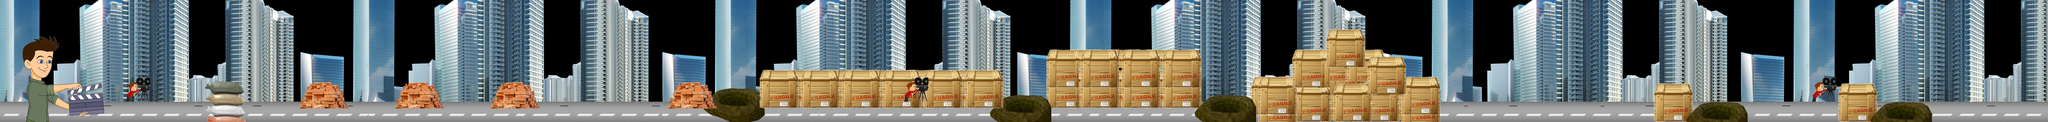

Rendered tile map (Tiled .tmx) drawn with the repository's tilesets; below, a short description and the map source with its tile grids summarised:
An orthogonal 300x18 tile map with 32x32 px tiles, 7 tile layers (Road, buildings, box3, box2, ...), 8 tilesets and 247 objects (82x coin, 45x enemy6, 41x enemy1, 23x enemy3, 17x enemy2, ...).

<map version="1.0" orientation="orthogonal" renderorder="right-down" width="300" height="18" tilewidth="32" tileheight="32" nextobjectid="470">
 <tileset firstgid="1" name="BackLand" tilewidth="32" tileheight="32" tilecount="96">
  <image source="BackLand.png" trans="ff00ff" width="1024" height="120" />
 </tileset>
 <tileset firstgid="97" name="building" tilewidth="32" tileheight="32" tilecount="1326">
  <image source="building.png" trans="ff00ff" width="1642" height="840" />
 </tileset>
 <tileset firstgid="1423" name="student" tilewidth="32" tileheight="32" tilecount="221">
  <image source="student.png" trans="ff00ff" width="550" height="445" />
  <terraintypes>
   <terrain name="New Terrain" tile="-1" />
  </terraintypes>
  <tile id="0" terrain=",,0,0" />
  <tile id="1" terrain=",,0,0" />
  <tile id="2" terrain="0,0,0," />
  <tile id="3" terrain="0,0,," />
  <tile id="4" terrain="0,0,," />
  <tile id="94" terrain=",,,0" />
  <tile id="95" terrain=",,0," />
  <tile id="111" terrain="0,0,0," />
  <tile id="112" terrain="0,,0," />
  <tile id="116" terrain=",0,0,0" />
  <tile id="117" terrain="0,,," />
  <tile id="119" terrain=",,0," />
  <tile id="127" terrain=",0,,0" />
  <tile id="128" terrain="0,0,0,0" />
  <tile id="129" terrain="0,0,0,0" />
  <tile id="130" terrain="0,,0,0" />
  <tile id="131" terrain="0,0,0,0" />
  <tile id="132" terrain=",0,0,0" />
  <tile id="133" terrain="0,,0,0" />
  <tile id="136" terrain=",0,," />
  <tile id="137" terrain=",,,0" />
  <tile id="144" terrain=",0,,0" />
  <tile id="145" terrain="0,0,0,0" />
  <tile id="146" terrain="0,0,0,0" />
  <tile id="147" terrain="0,0,0,0" />
  <tile id="148" terrain="0,0,0,0" />
  <tile id="149" terrain="0,0,0,0" />
  <tile id="150" terrain="0,0,0," />
  <tile id="161" terrain=",0,,0" />
  <tile id="162" terrain="0,0,0,0" />
  <tile id="163" terrain="0,0,0,0" />
  <tile id="164" terrain="0,0,0,0" />
  <tile id="165" terrain="0,0,0,0" />
  <tile id="166" terrain="0,0,0,0" />
  <tile id="178" terrain=",0,,0" />
  <tile id="179" terrain="0,0,0,0" />
  <tile id="180" terrain="0,0,0,0" />
  <tile id="181" terrain="0,0,0,0" />
  <tile id="182" terrain="0,0,0," />
  <tile id="183" terrain="0,0,0,0" />
  <tile id="184" terrain="0,0,,0" />
  <tile id="195" terrain=",0,,0" />
  <tile id="196" terrain="0,0,0,0" />
  <tile id="197" terrain="0,0,0,0" />
  <tile id="198" terrain=",,0,0" />
  <tile id="199" terrain="0,0,0,0" />
  <tile id="200" terrain="0,0,0,0" />
  <tile id="201" terrain="0,0,0," />
  <tile id="212" terrain=",0,,0" />
  <tile id="213" terrain="0,0,0,0" />
  <tile id="214" terrain="0,0,," />
  <tile id="215" terrain="0,0,," />
  <tile id="216" terrain="0,0,," />
  <tile id="217" terrain="0,0,," />
 </tileset>
 <tileset firstgid="1644" name="shoot" tilewidth="32" tileheight="32" tilecount="16">
  <image source="shoot.png" trans="ff00ff" width="150" height="150" />
 </tileset>
 <tileset firstgid="1660" name="sandbag" tilewidth="32" tileheight="32" tilecount="36">
  <image source="sandbag.png" trans="ff00ff" width="200" height="221" />
 </tileset>
 <tileset firstgid="1696" name="inyatslider-bricks" tilewidth="32" tileheight="32" tilecount="48">
  <image source="inyatslider-bricks.png" trans="ff00ff" width="400" height="159" />
 </tileset>
 <tileset firstgid="1744" name="box" tilewidth="32" tileheight="32" tilecount="36">
  <image source="box.png" trans="ff00ff" width="200" height="200" />
 </tileset>
 <tileset firstgid="1780" name="Pawya_hole" tilewidth="32" tileheight="32" tilecount="45">
  <image source="Pawya_hole.png" trans="ff00ff" width="300" height="168" />
 </tileset>
 <layer name="Road" width="300" height="18">
  <data>[5400 cells, 900 non-empty, 66 distinct tile ids]</data>
 </layer>
 <layer name="buildings" width="300" height="18">
  <data>[5400 cells, 4380 non-empty, 765 distinct tile ids]</data>
 </layer>
 <objectgroup name="fixed">
  <object id="436" x="4" y="-8" width="484" height="524" />
  <object id="439" x="968" y="388" width="170" height="146" />
  <object id="440" x="1416" y="400" width="204" height="174" />
  <object id="441" x="1854" y="410" width="204" height="164" />
  <object id="442" x="2315.33" y="392.667" width="200" height="180" />
  <object id="443" x="3138" y="410" width="198" height="142" />
  <object id="444" x="3562" y="351.42" width="1132" height="232.58" />
  <object id="446" x="4914.67" y="264.667" width="706" height="268.667" />
  <object id="447" x="5906" y="384" width="160" height="324" />
  <object id="448" x="6068" y="262" width="150" height="512" />
  <object id="449" x="6226" y="154" width="158" height="782" />
  <object id="450" x="6396" y="284" width="182" height="418" />
  <object id="451" x="6588" y="394" width="156" height="332" />
  <object id="452" x="6270" y="306" />
  <object id="453" x="7766" y="392" width="160" height="274" />
  <object id="454" x="8632" y="408" width="158" height="328" />
  <object id="456" x="488" y="513.333" width="489.333" height="69.3333" />
  <object id="457" x="1141.33" y="508" width="273.333" height="68" />
  <object id="458" x="1618.67" y="512" width="230.667" height="60" />
  <object id="459" x="2061.33" y="510.667" width="244" height="60" />
  <object id="460" x="2510.67" y="512" width="628" height="61.3333" />
  <object id="461" x="6702.67" y="506.667" />
  <object id="462" x="6504" y="353.333" />
  <object id="463" x="6466.67" y="490.667" />
  <object id="464" x="6753.33" y="508" width="998.667" height="66.6667" />
  <object id="466" x="8181.33" y="509.333" width="436" height="62.6667" />
  <object id="467" x="9048" y="506.667" width="549.333" height="64" />
  <object id="469" x="5864" y="390" width="106" height="124" />
 </objectgroup>
 <objectgroup name="entity">
  <object id="33" name="mario" x="511" y="175.667" width="64" height="64" />
  <object id="35" name="mystery" x="3830.67" y="170" width="64" height="64">
   <properties>
    <property name="coins" value="5" />
   </properties>
  </object>
  <object id="38" name="coin" x="3202.67" y="244.667" width="64" height="64" />
  <object id="40" name="coin" x="1032.67" y="224.333" width="64" height="64" />
  <object id="47" name="coin" x="2145" y="297" width="64" height="64" />
  <object id="50" name="coin" x="1961.33" y="297.333" width="64" height="64" />
  <object id="51" name="coin" x="2732.33" y="325.333" width="64" height="64" />
  <object id="53" name="coin" x="3006.67" y="332.333" width="64" height="64" />
  <object id="54" name="coin" x="4264.06" y="205.303" width="64" height="64" />
  <object id="55" name="coin" x="4732.67" y="159" width="64" height="64" />
  <object id="57" name="coin" x="4959" y="92.3333" width="64" height="64" />
  <object id="58" name="coin" x="6565.67" y="108" width="64" height="64" />
  <object id="59" name="coin" x="6652" y="26" width="64" height="64" />
  <object id="60" name="coin" x="6965.67" y="223.667" width="64" height="64" />
  <object id="61" name="coin" x="6749.33" y="137.333" width="64" height="64" />
  <object id="62" name="coin" x="6097" y="78.6667" width="64" height="64" />
  <object id="63" name="coin" x="7359.33" y="278.667" width="64" height="64" />
  <object id="64" name="coin" x="7534.67" y="287.333" width="64" height="64" />
  </objectgroup>
 <objectgroup name="brick" />
 <layer name="box3" width="300" height="18">
  <data>[5400 cells, 549 non-empty, 36 distinct tile ids]</data>
 </layer>
 <layer name="box2" width="300" height="18">
  <data>[5400 cells, 355 non-empty, 36 distinct tile ids]</data>
 </layer>
 <layer name="hole" width="300" height="18">
  <data>[5400 cells, 171 non-empty, 45 distinct tile ids]</data>
 </layer>
 <layer name="sandbag" width="300" height="18">
  <data>[5400 cells, 687 non-empty, 104 distinct tile ids]</data>
 </layer>
 <layer name="persons" width="300" height="18">
  <data>[5400 cells, 230 non-empty, 198 distinct tile ids]</data>
 </layer>
</map>
<!-- 201 of 247 objects omitted -->
